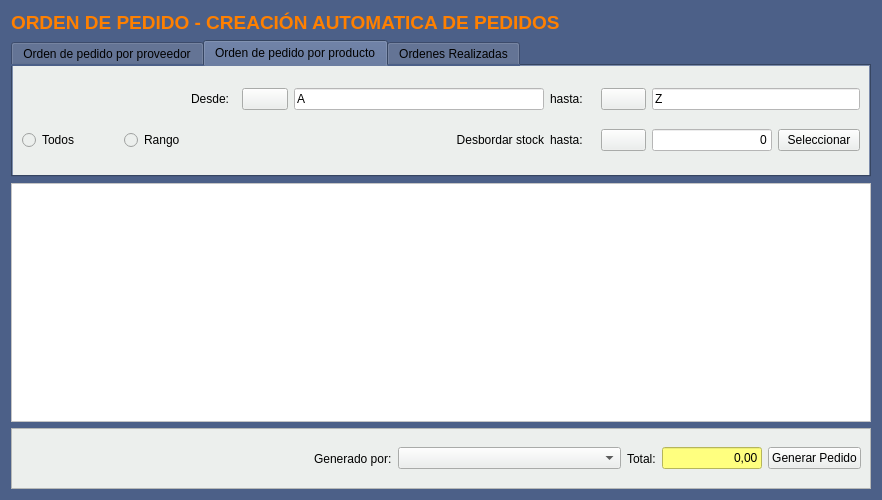
<?xml version="1.0" encoding="UTF-8"?>
<ui version="4.0">
 <class>FrmOrden_Pedido_Producto</class>
 <widget class="QDialog" name="FrmOrden_Pedido_Producto">
  <property name="geometry">
   <rect>
    <x>0</x>
    <y>0</y>
    <width>882</width>
    <height>500</height>
   </rect>
  </property>
  <property name="windowTitle">
   <string>Dialog</string>
  </property>
  <property name="styleSheet">
   <string notr="true">background-color:#4c6088</string>
  </property>
  <layout class="QGridLayout" name="gridLayout">
   <item row="0" column="0">
    <widget class="QLabel" name="label_36">
     <property name="text">
      <string>&lt;html&gt;&lt;head/&gt;&lt;body&gt;&lt;p&gt;&lt;span style=&quot; font-size:14pt; font-weight:600; color:#ff8000;&quot;&gt;ORDEN DE PEDIDO - CREACIÓN AUTOMATICA DE PEDIDOS&lt;/span&gt;&lt;/p&gt;&lt;/body&gt;&lt;/html&gt;</string>
     </property>
    </widget>
   </item>
   <item row="1" column="0">
    <widget class="QTabWidget" name="tabWidget">
     <property name="maximumSize">
      <size>
       <width>16777215</width>
       <height>137</height>
      </size>
     </property>
     <property name="styleSheet">
      <string notr="true"/>
     </property>
     <property name="currentIndex">
      <number>1</number>
     </property>
     <widget class="QWidget" name="tab">
      <property name="styleSheet">
       <string notr="true">background-color: #ecefed;</string>
      </property>
      <attribute name="title">
       <string>Orden de pedido por proveedor</string>
      </attribute>
      <layout class="QGridLayout" name="gridLayout_2">
       <item row="1" column="4">
        <widget class="QPushButton" name="pushButton_2">
         <property name="text">
          <string/>
         </property>
         <property name="icon">
          <iconset resource="../terra.qrc">
           <normaloff>:/Icons/PNG/search.png</normaloff>:/Icons/PNG/search.png</iconset>
         </property>
         <property name="iconSize">
          <size>
           <width>16</width>
           <height>16</height>
          </size>
         </property>
        </widget>
       </item>
       <item row="3" column="0" colspan="2">
        <widget class="QRadioButton" name="radio_todos">
         <property name="text">
          <string>Todos</string>
         </property>
        </widget>
       </item>
       <item row="1" column="7">
        <widget class="QPushButton" name="pushButton_3">
         <property name="text">
          <string/>
         </property>
         <property name="icon">
          <iconset resource="../terra.qrc">
           <normaloff>:/Icons/PNG/search.png</normaloff>:/Icons/PNG/search.png</iconset>
         </property>
         <property name="iconSize">
          <size>
           <width>16</width>
           <height>16</height>
          </size>
         </property>
        </widget>
       </item>
       <item row="1" column="3">
        <widget class="QLabel" name="label_2">
         <property name="maximumSize">
          <size>
           <width>60</width>
           <height>16777215</height>
          </size>
         </property>
         <property name="text">
          <string>Desde:</string>
         </property>
        </widget>
       </item>
       <item row="3" column="6">
        <widget class="QLabel" name="label_5">
         <property name="text">
          <string>hasta:</string>
         </property>
        </widget>
       </item>
       <item row="3" column="7">
        <widget class="QPushButton" name="pushButton_4">
         <property name="text">
          <string/>
         </property>
         <property name="icon">
          <iconset resource="../terra.qrc">
           <normaloff>:/Icons/PNG/search.png</normaloff>:/Icons/PNG/search.png</iconset>
         </property>
         <property name="iconSize">
          <size>
           <width>16</width>
           <height>16</height>
          </size>
         </property>
        </widget>
       </item>
       <item row="3" column="2">
        <widget class="QRadioButton" name="radio_rango">
         <property name="text">
          <string>Rango</string>
         </property>
        </widget>
       </item>
       <item row="0" column="0">
        <widget class="QLabel" name="label">
         <property name="maximumSize">
          <size>
           <width>100</width>
           <height>16777215</height>
          </size>
         </property>
         <property name="text">
          <string>Proveedor:</string>
         </property>
        </widget>
       </item>
       <item row="3" column="8">
        <widget class="QLineEdit" name="lineEdit_4">
         <property name="maximumSize">
          <size>
           <width>120</width>
           <height>16777215</height>
          </size>
         </property>
         <property name="styleSheet">
          <string notr="true">background-color: rgb(255, 255, 255);</string>
         </property>
         <property name="text">
          <string>0</string>
         </property>
         <property name="alignment">
          <set>Qt::AlignRight|Qt::AlignTrailing|Qt::AlignVCenter</set>
         </property>
        </widget>
       </item>
       <item row="0" column="1">
        <widget class="QPushButton" name="pushButton">
         <property name="text">
          <string/>
         </property>
         <property name="icon">
          <iconset resource="../terra.qrc">
           <normaloff>:/Icons/PNG/search.png</normaloff>:/Icons/PNG/search.png</iconset>
         </property>
         <property name="iconSize">
          <size>
           <width>16</width>
           <height>16</height>
          </size>
         </property>
        </widget>
       </item>
       <item row="1" column="6">
        <widget class="QLabel" name="label_3">
         <property name="text">
          <string>hasta:</string>
         </property>
        </widget>
       </item>
       <item row="1" column="5">
        <widget class="QLineEdit" name="lineEdit_2">
         <property name="maximumSize">
          <size>
           <width>250</width>
           <height>16777215</height>
          </size>
         </property>
         <property name="styleSheet">
          <string notr="true">background-color: rgb(255, 255, 255);</string>
         </property>
         <property name="text">
          <string>A</string>
         </property>
        </widget>
       </item>
       <item row="3" column="9">
        <widget class="QPushButton" name="pushButton_6">
         <property name="text">
          <string>Seleccionar</string>
         </property>
        </widget>
       </item>
       <item row="1" column="8" colspan="2">
        <widget class="QLineEdit" name="lineEdit_3">
         <property name="minimumSize">
          <size>
           <width>208</width>
           <height>0</height>
          </size>
         </property>
         <property name="styleSheet">
          <string notr="true">background-color: rgb(255, 255, 255);</string>
         </property>
         <property name="text">
          <string>Z</string>
         </property>
        </widget>
       </item>
       <item row="0" column="2" colspan="8">
        <widget class="QLineEdit" name="lineEdit">
         <property name="styleSheet">
          <string notr="true">background-color: rgb(255, 255, 255);</string>
         </property>
        </widget>
       </item>
       <item row="3" column="5">
        <widget class="QLabel" name="label_4">
         <property name="text">
          <string>Desbordar stock </string>
         </property>
         <property name="alignment">
          <set>Qt::AlignRight|Qt::AlignTrailing|Qt::AlignVCenter</set>
         </property>
        </widget>
       </item>
      </layout>
     </widget>
     <widget class="QWidget" name="tab_2">
      <property name="styleSheet">
       <string notr="true">background-color: #ecefed;</string>
      </property>
      <attribute name="title">
       <string>Orden de pedido por producto</string>
      </attribute>
      <layout class="QGridLayout" name="gridLayout_4">
       <item row="0" column="3">
        <widget class="QLabel" name="label_11">
         <property name="maximumSize">
          <size>
           <width>60</width>
           <height>16777215</height>
          </size>
         </property>
         <property name="text">
          <string>Desde:</string>
         </property>
        </widget>
       </item>
       <item row="1" column="7">
        <widget class="QPushButton" name="pushButton_13">
         <property name="text">
          <string/>
         </property>
         <property name="icon">
          <iconset resource="../terra.qrc">
           <normaloff>:/Icons/PNG/search.png</normaloff>:/Icons/PNG/search.png</iconset>
         </property>
         <property name="iconSize">
          <size>
           <width>16</width>
           <height>16</height>
          </size>
         </property>
        </widget>
       </item>
       <item row="1" column="8">
        <widget class="QLineEdit" name="lineEdit_15">
         <property name="maximumSize">
          <size>
           <width>120</width>
           <height>16777215</height>
          </size>
         </property>
         <property name="styleSheet">
          <string notr="true">background-color: rgb(255, 255, 255);</string>
         </property>
         <property name="text">
          <string>0</string>
         </property>
         <property name="alignment">
          <set>Qt::AlignRight|Qt::AlignTrailing|Qt::AlignVCenter</set>
         </property>
        </widget>
       </item>
       <item row="1" column="0" colspan="2">
        <widget class="QRadioButton" name="radio_todos_3">
         <property name="text">
          <string>Todos</string>
         </property>
        </widget>
       </item>
       <item row="1" column="9">
        <widget class="QPushButton" name="pushButton_14">
         <property name="text">
          <string>Seleccionar</string>
         </property>
        </widget>
       </item>
       <item row="0" column="7">
        <widget class="QPushButton" name="pushButton_16">
         <property name="text">
          <string/>
         </property>
         <property name="icon">
          <iconset resource="../terra.qrc">
           <normaloff>:/Icons/PNG/search.png</normaloff>:/Icons/PNG/search.png</iconset>
         </property>
         <property name="iconSize">
          <size>
           <width>16</width>
           <height>16</height>
          </size>
         </property>
        </widget>
       </item>
       <item row="0" column="8" colspan="2">
        <widget class="QLineEdit" name="lineEdit_13">
         <property name="minimumSize">
          <size>
           <width>208</width>
           <height>0</height>
          </size>
         </property>
         <property name="styleSheet">
          <string notr="true">background-color: rgb(255, 255, 255);</string>
         </property>
         <property name="text">
          <string>Z</string>
         </property>
        </widget>
       </item>
       <item row="1" column="6">
        <widget class="QLabel" name="label_14">
         <property name="text">
          <string>hasta:</string>
         </property>
        </widget>
       </item>
       <item row="0" column="6">
        <widget class="QLabel" name="label_15">
         <property name="text">
          <string>hasta:</string>
         </property>
        </widget>
       </item>
       <item row="1" column="2">
        <widget class="QRadioButton" name="radio_rango_3">
         <property name="text">
          <string>Rango</string>
         </property>
        </widget>
       </item>
       <item row="0" column="4">
        <widget class="QPushButton" name="pushButton_15">
         <property name="text">
          <string/>
         </property>
         <property name="icon">
          <iconset resource="../terra.qrc">
           <normaloff>:/Icons/PNG/search.png</normaloff>:/Icons/PNG/search.png</iconset>
         </property>
         <property name="iconSize">
          <size>
           <width>16</width>
           <height>16</height>
          </size>
         </property>
        </widget>
       </item>
       <item row="0" column="5">
        <widget class="QLineEdit" name="lineEdit_14">
         <property name="maximumSize">
          <size>
           <width>250</width>
           <height>16777215</height>
          </size>
         </property>
         <property name="styleSheet">
          <string notr="true">background-color: rgb(255, 255, 255);</string>
         </property>
         <property name="text">
          <string>A</string>
         </property>
        </widget>
       </item>
       <item row="1" column="5">
        <widget class="QLabel" name="label_12">
         <property name="text">
          <string>Desbordar stock</string>
         </property>
         <property name="alignment">
          <set>Qt::AlignRight|Qt::AlignTrailing|Qt::AlignVCenter</set>
         </property>
        </widget>
       </item>
      </layout>
     </widget>
     <widget class="QWidget" name="tab_5">
      <property name="styleSheet">
       <string notr="true">background-color: #ecefed;</string>
      </property>
      <attribute name="title">
       <string>Ordenes Realizadas</string>
      </attribute>
      <layout class="QGridLayout" name="gridLayout_5">
       <item row="0" column="0">
        <spacer name="horizontalSpacer_2">
         <property name="orientation">
          <enum>Qt::Horizontal</enum>
         </property>
         <property name="sizeHint" stdset="0">
          <size>
           <width>519</width>
           <height>20</height>
          </size>
         </property>
        </spacer>
       </item>
       <item row="1" column="1">
        <widget class="QLabel" name="label_18">
         <property name="text">
          <string>Realizada por:</string>
         </property>
        </widget>
       </item>
       <item row="0" column="3">
        <widget class="QLabel" name="label_17">
         <property name="text">
          <string>Hasta</string>
         </property>
        </widget>
       </item>
       <item row="0" column="4">
        <widget class="QDateEdit" name="dateEdit_2"/>
       </item>
       <item row="0" column="1">
        <widget class="QLabel" name="label_16">
         <property name="text">
          <string>Desde </string>
         </property>
        </widget>
       </item>
       <item row="1" column="2" colspan="3">
        <widget class="QComboBox" name="comboBox"/>
       </item>
       <item row="0" column="2">
        <widget class="QDateEdit" name="dateEdit"/>
       </item>
       <item row="2" column="3" colspan="2">
        <widget class="QPushButton" name="pushButton_20">
         <property name="text">
          <string>Mostrar</string>
         </property>
        </widget>
       </item>
      </layout>
     </widget>
    </widget>
   </item>
   <item row="2" column="0">
    <widget class="QTableWidget" name="tableWidget">
     <property name="styleSheet">
      <string notr="true">background-color: rgb(255, 255, 255);</string>
     </property>
    </widget>
   </item>
   <item row="3" column="0">
    <widget class="QFrame" name="frame">
     <property name="minimumSize">
      <size>
       <width>0</width>
       <height>61</height>
      </size>
     </property>
     <property name="styleSheet">
      <string notr="true">background-color: #ecefed;</string>
     </property>
     <property name="frameShape">
      <enum>QFrame::StyledPanel</enum>
     </property>
     <property name="frameShadow">
      <enum>QFrame::Raised</enum>
     </property>
     <layout class="QHBoxLayout" name="horizontalLayout">
      <item>
       <spacer name="horizontalSpacer">
        <property name="orientation">
         <enum>Qt::Horizontal</enum>
        </property>
        <property name="sizeHint" stdset="0">
         <size>
          <width>262</width>
          <height>20</height>
         </size>
        </property>
       </spacer>
      </item>
      <item>
       <widget class="QLabel" name="label_19">
        <property name="text">
         <string>Generado por:</string>
        </property>
       </widget>
      </item>
      <item>
       <widget class="QComboBox" name="comboBox_2">
        <property name="minimumSize">
         <size>
          <width>223</width>
          <height>0</height>
         </size>
        </property>
       </widget>
      </item>
      <item>
       <widget class="QLabel" name="label_13">
        <property name="text">
         <string>Total:</string>
        </property>
       </widget>
      </item>
      <item>
       <widget class="QLineEdit" name="lineEdit_12">
        <property name="maximumSize">
         <size>
          <width>100</width>
          <height>16777215</height>
         </size>
        </property>
        <property name="styleSheet">
         <string notr="true">background-color: rgb(255, 255, 127);</string>
        </property>
        <property name="text">
         <string>0,00</string>
        </property>
        <property name="alignment">
         <set>Qt::AlignRight|Qt::AlignTrailing|Qt::AlignVCenter</set>
        </property>
        <property name="readOnly">
         <bool>true</bool>
        </property>
       </widget>
      </item>
      <item>
       <widget class="QPushButton" name="pushButton_18">
        <property name="text">
         <string>Generar Pedido</string>
        </property>
       </widget>
      </item>
     </layout>
    </widget>
   </item>
  </layout>
 </widget>
 <resources>
  <include location="../terra.qrc"/>
 </resources>
 <connections>
  <connection>
   <sender>radio_rango</sender>
   <signal>toggled(bool)</signal>
   <receiver>pushButton_4</receiver>
   <slot>setEnabled(bool)</slot>
   <hints>
    <hint type="sourcelabel">
     <x>174</x>
     <y>139</y>
    </hint>
    <hint type="destinationlabel">
     <x>646</x>
     <y>145</y>
    </hint>
   </hints>
  </connection>
  <connection>
   <sender>radio_rango</sender>
   <signal>toggled(bool)</signal>
   <receiver>lineEdit_4</receiver>
   <slot>setEnabled(bool)</slot>
   <hints>
    <hint type="sourcelabel">
     <x>133</x>
     <y>143</y>
    </hint>
    <hint type="destinationlabel">
     <x>761</x>
     <y>145</y>
    </hint>
   </hints>
  </connection>
 </connections>
</ui>
